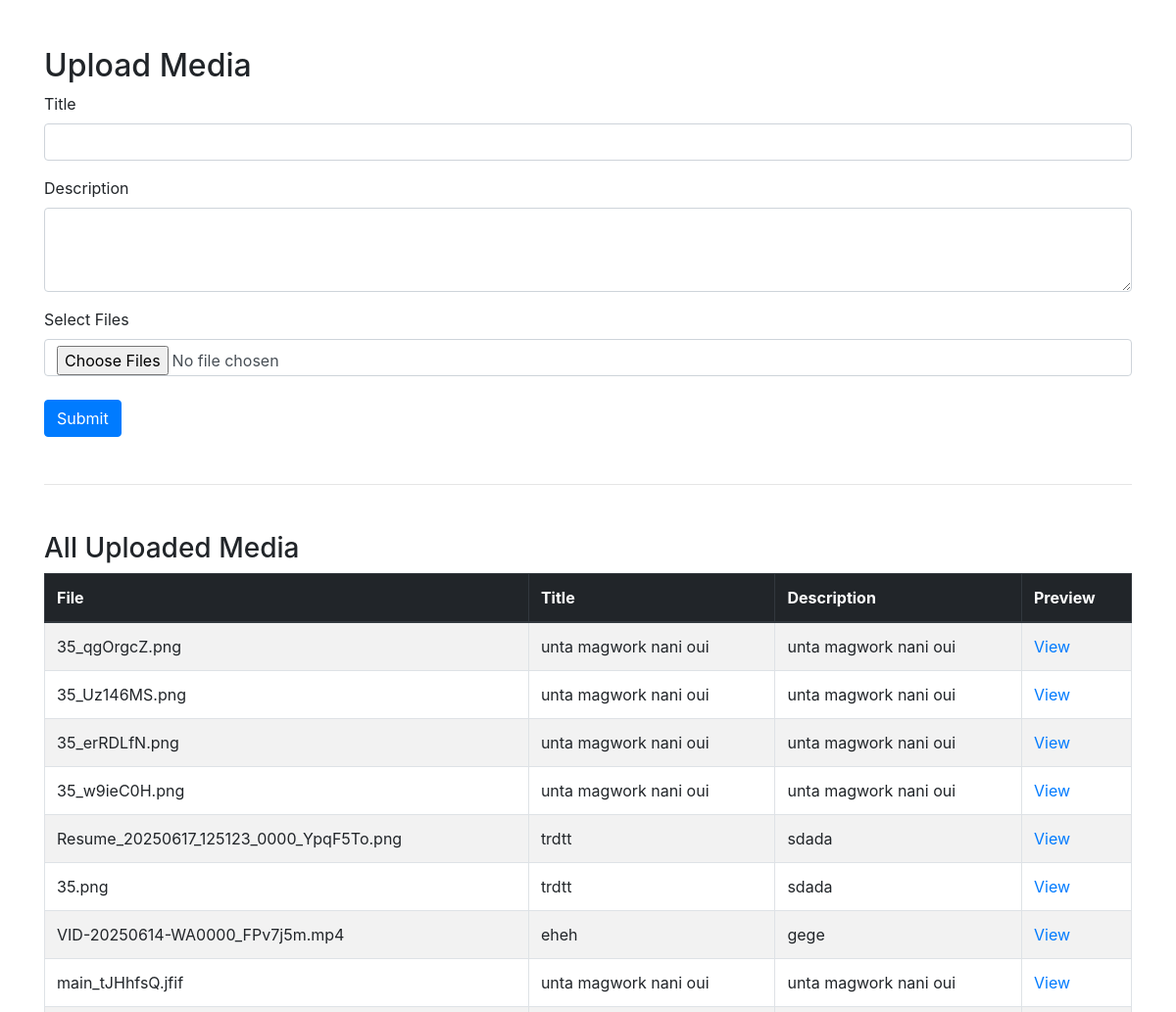
The app's page /agallery/ (upper part), older data.
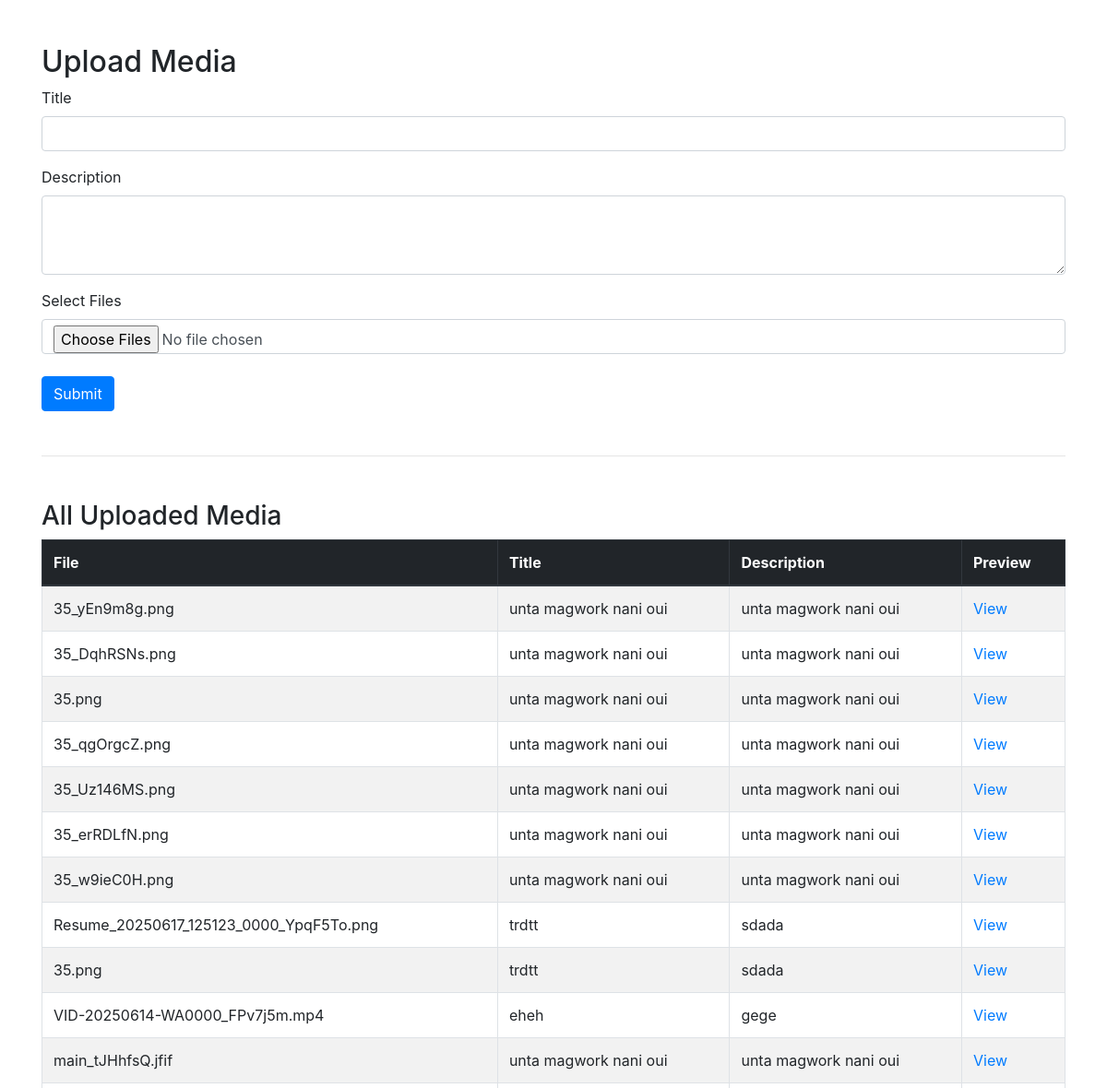
The same page, newer data.
### authentication/models.py (models this page shows)
class Files(models.Model):
    file = models.FileField(upload_to='files/')
    title = models.CharField(max_length=255)
    description = models.TextField()

### authentication/views.py (the view, shortened to what this page needs)
# urls.py: path('agallery/', views.agallery, name="agallery"),
def agallery(request):
    all_files = Files.objects.all().order_by('-id')
    return render(request, "authentication/admin/agallery.html", {
        'files': all_files
    })

### templates/authentication/admin/agallery.html (shortened to what this page needs)
<!DOCTYPE html>
<html>
<head>
    <link rel="stylesheet" href="https://cdn.jsdelivr.net/npm/bootstrap@4.1.3/dist/css/bootstrap.min.css">
</head>
<body class="container mt-5">
    <h2>Upload Media</h2>
    <form method="post" enctype="multipart/form-data">
        <div class="form-group">
            <label>Title</label>
            <input type="text" name="title" class="form-control" required>
        </div>
        <div class="form-group">
            <label>Description</label>
            <textarea name="description" rows="3" class="form-control" required></textarea>
        </div>
        <div class="form-group">
            <label>Select Files</label>
            <input type="file" name="files" multiple accept="image/*,video/*,audio/*" class="form-control" required>
        </div>
        <button type="submit" class="btn btn-primary mt-2">Submit</button>
    </form>
<hr class="my-5">
<h3>All Uploaded Media</h3>
<table class="table table-bordered table-striped">
    <thead class="thead-dark">
        <tr>
            <th>File</th>
            <th>Title</th>
            <th>Description</th>
            <th>Preview</th>
        </tr>
    </thead>
    <tbody>
        {% for file in files %}
        <tr>
            <td>{{ file.file.name|slice:"6:" }}</td>
            <td>{{ file.title }}</td>
            <td>{{ file.description }}</td>
            <td><a href="{{ file.file.url }}" target="_blank">View</a></td>
        </tr>
        {% empty %}
        <tr>
            <td colspan="4" class="text-center">No media uploaded yet.</td>
        </tr>
        {% endfor %}
    </tbody>
</table>
</body>
</html>

Row changes from the older to the newer data that the page shows:
added Files: file.name "35_yEn9m8g.png", title "unta magwork nani oui", description "unta magwork nani oui"
added Files: file.name "35_DqhRSNs.png", title "unta magwork nani oui", description "unta magwork nani oui"
added Files: file.name "35.png", title "unta magwork nani oui", description "unta magwork nani oui"
